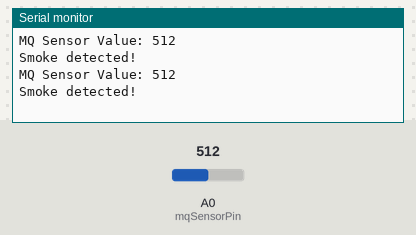
Bench run of a sketch on a simulated Arduino Uno, built with avr-gcc and run on an emulated ATmega328P. On the bench: the last lines printed to the serial monitor. Inputs (shaded band) come from the test bench; at power-on: A0 (mqSensorPin) = 512.

Above: at 1.8 s.
1.9 s: A0 (mqSensorPin) set to 214
At 2.7 s:
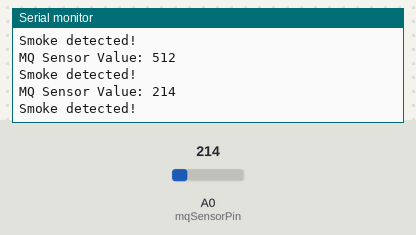
3.4 s: A0 (mqSensorPin) set to 188
At 4.8 s:
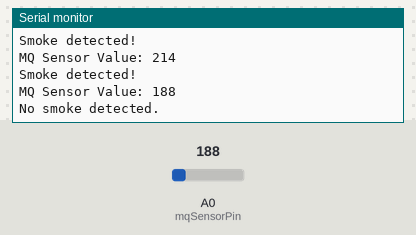
Timing chart, 0 to 6.4 s (numbered marks = the images above; inputs shaded):
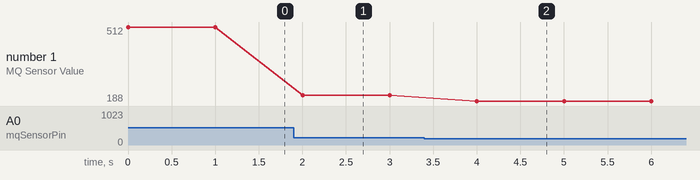

Measured:
- the behaviour switches between 201 and 200 on A0 (mqSensorPin) (found by bisection; images 1 and 2)
- after the input at 1.9 s, the serial monitor: prints a new line after 0.10 s (image 1)
- after the input at 3.4 s, the serial monitor: prints a new line after 0.60 s (image 2)
- plotted number 1: 512 → 214 after the input at 1.9 s, 214 → 188 after the input at 3.4 s

The sketch:

MQ_Sensor.ino
```cpp
// Define pin connections
const int mqSensorPin = A0; // Analog output pin of MQ sensor connected to A0

void setup() {
  // Start serial communication for debugging
  Serial.begin(9600);
}

void loop() {
  // Read the analog value from the MQ sensor
  int sensorValue = analogRead(mqSensorPin);

  // Print the sensor value to the serial monitor
  Serial.print("MQ Sensor Value: ");
  Serial.println(sensorValue);

  // You can set a threshold value to detect smoke
  // Adjust this value based on calibration
  int smokeThreshold = 200; // Change this based on your tests

  if (sensorValue > smokeThreshold) {
    Serial.println("Smoke detected!");
  } else {
    Serial.println("No smoke detected.");
  }

  // Wait for 1 second before next reading
  delay(1000);
}
```
